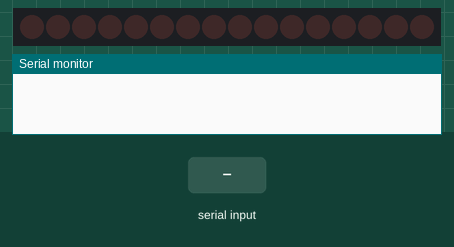
This sketch was run on a simulated Arduino Nano, built with avr-gcc and run on an emulated ATmega328P. Parts: 16 shift-register outputs drawn as a row of LEDs (first output left, lit = HIGH), the last lines printed to the serial monitor. The inputs (shaded band) are chosen by the test bench.

Above: at 2.2 s.
2.3 s: "90,45\n" received over Serial
At 4.5 s:
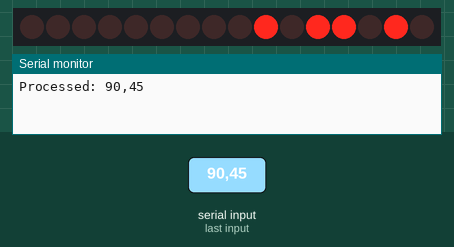
4.8 s: "5\n" received over Serial
At 6.6 s:
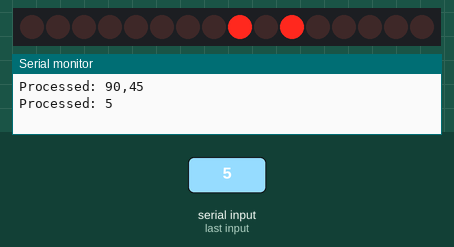
7.3 s: "90 45\n" received over Serial
At 9.5 s:
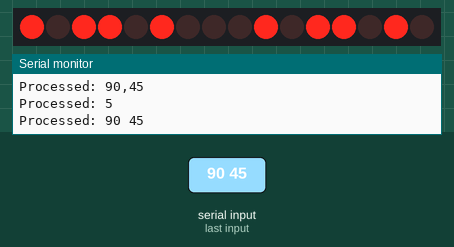
9.8 s: "30,150\n" received over Serial
At 11.5 s:
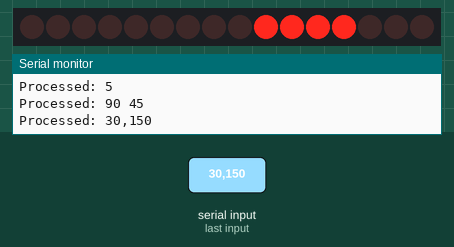
12.3 s: "200\n" received over Serial
At 14.5 s:
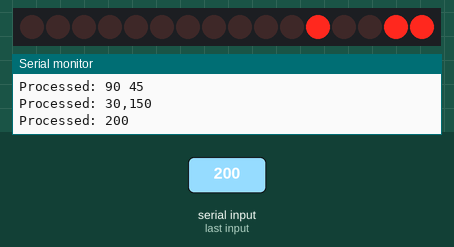
14.8 s: "90\n" received over Serial
At 16.6 s:
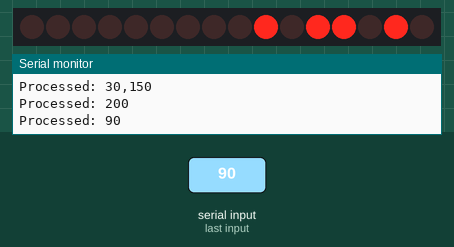
Timing chart, 0 to 18.1 s (numbered marks = the images above; inputs shaded):
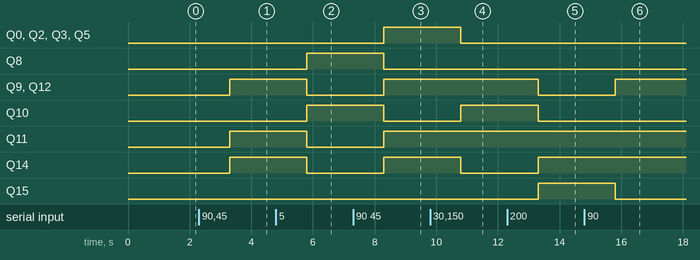

The sketch:

send_two_bytes.ino
```cpp
// define
#define SERIAL_BAUD 115200

// define PINs
#define PIN_data 16
#define PIN_CLK 17
#define PIN_nRESET 19

// define FCNs
void write_2bytes(byte msg[2]);

//////////////////////////////////////////////////////////////////////////////////////////////////////  SETUP  //////////////////////////////////////////////////////////////////////////////////////////////////////
void setup()
{
    // set pins
    pinMode(PIN_data, OUTPUT);
    pinMode(PIN_CLK, OUTPUT);
    pinMode(PIN_nRESET, OUTPUT);

    digitalWrite(PIN_data, LOW);
    digitalWrite(PIN_CLK, LOW);
    digitalWrite(PIN_nRESET, HIGH);


    // Serial to PC
    Serial.begin(SERIAL_BAUD);
    delay(1000);
}

//////////////////////////////////////////////////////////////////////////////////////////////////////  LOOP  //////////////////////////////////////////////////////////////////////////////////////////////////////
void loop()
{
    String receivedData;
    char charBuf[50];
    byte msg[2] = {0, 0};

    // Anything received in serial
    if (Serial.available() > 0)
    {
        // receive string
        receivedData = Serial.readString(); // read until timeout
        receivedData.trim();                       // remove any \r \n whitespace at the end of the String
        receivedData.toCharArray(charBuf, 50);

        // process data !!
        sscanf(charBuf, "%d %d", &msg[0], &msg[1]);


        // send 2 bytes
        write_2bytes(msg);

        // Confirm back to PC
        Serial.print("Processed: ");
        Serial.println(receivedData);
    }

}

//////////////////////////////////////////////////////////////////////////////////////////////////////  FCNs  //////////////////////////////////////////////////////////////////////////////////////////////////////

void write_2bytes(byte msg[2])
{
    digitalWrite(PIN_nRESET, HIGH);
    shiftOut(PIN_data, PIN_CLK, MSBFIRST, msg[0]);
    shiftOut(PIN_data, PIN_CLK, MSBFIRST, msg[1]);
    digitalWrite(PIN_nRESET, HIGH);
}
```

Measured:
- after the input at 2.3 s, Q9, Q11, Q12, Q14: LOW → HIGH after 1.0 s
- after the input at 4.8 s, Q8, Q10: LOW → HIGH after 1.0 s; Q9, Q11, Q12, Q14: HIGH → LOW after 1.0 s
- after the input at 7.3 s, Q0, Q2, Q3, Q5, Q9, Q11, Q12, Q14: LOW → HIGH after 1.0 s; Q8, Q10: HIGH → LOW after 1.0 s
- after the input at 9.8 s, Q0, Q2, Q3, Q5, Q14: HIGH → LOW after 1.0 s; Q10: LOW → HIGH after 1.0 s
- after the input at 12.3 s, Q9, Q10, Q12: HIGH → LOW after 1.0 s; Q14, Q15: LOW → HIGH after 1.0 s
- after the input at 14.8 s, Q9, Q12: LOW → HIGH after 1.0 s; Q15: HIGH → LOW after 1.0 s
